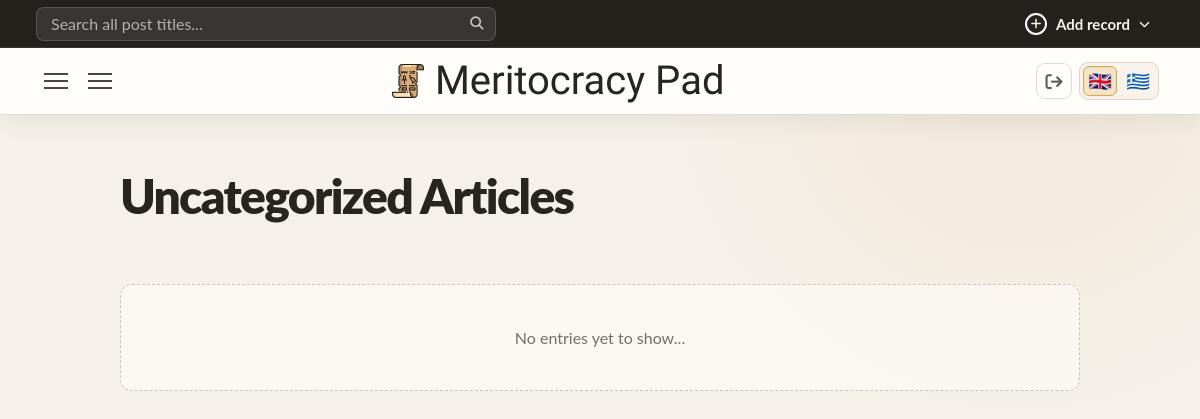
The app's page /cnicou/articles/category/uncategorized (signed in), older data.
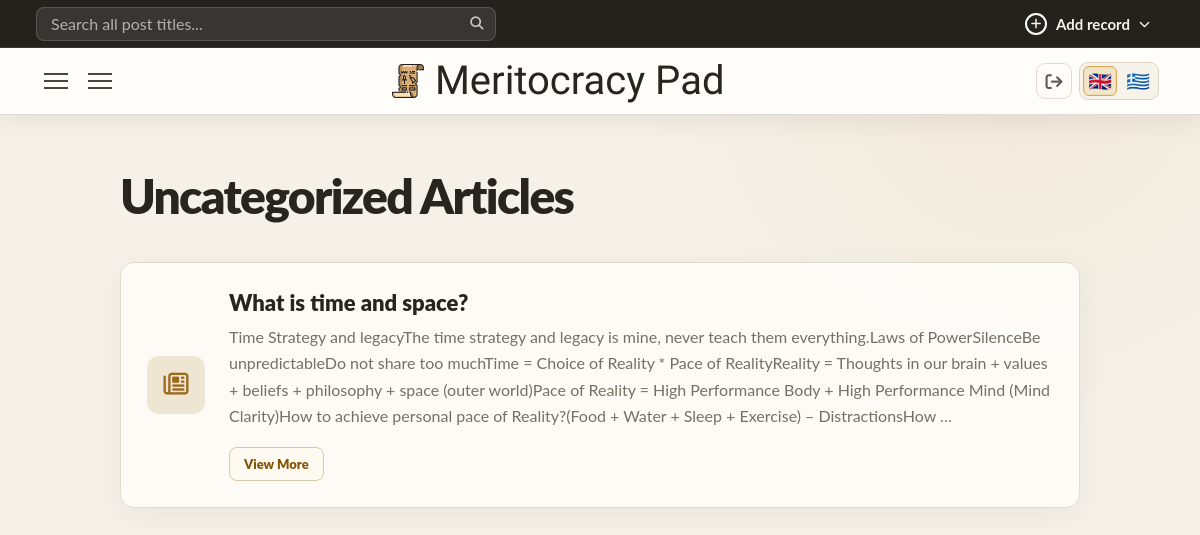
The same page, newer data.
### core/models.py (models this page shows, shortened)
class UserOwnedModel(models.Model):
    user = models.ForeignKey(
        settings.AUTH_USER_MODEL,
        on_delete=models.CASCADE,
        related_name="%(class)s_records",
        null=True,
        blank=True,
    )
    class Meta:
        abstract = True
        constraints = [
            models.UniqueConstraint(
                fields=("user", "slug"),
                name="unique_%(class)s_user_slug",
            )
        ]

class Article(UserOwnedModel):
    title = models.CharField(max_length=255)
    slug = models.SlugField(blank=True)
    created_at = models.DateTimeField(auto_now_add=True)
    content = CKEditor5Field('Content', config_name='extends')  # or 'default'
    category = models.ForeignKey(
        ArticleCategory,
        on_delete=models.CASCADE,
        related_name="articles"
    )
    subcategory = models.ForeignKey(
        ArticleSubcategory,
        on_delete=models.CASCADE,
        related_name="articles",
        blank=True,
        null=True
    )
    tags = models.ManyToManyField(
        ArticleTag,
        related_name="articles",
        blank=True
    )

### core/views.py (the view)
# urls.py: path("articles/category/<slug:slug>",views.article_category,name="article_category"),
@workspace_login_required
def article_category(request,slug):
    article_categories = taxonomy_for_user(ArticleCategory, request.user)
    article_category = get_object_or_404(ArticleCategory, slug=slug, user=request.user)
    article_tags = taxonomy_for_user(ArticleTag, request.user)
    articles = records_for_user(Article, request.user).filter(category=article_category).order_by("-created_at")
    paginator = Paginator(articles, 6) # Show 9 per page.
    page_number = request.GET.get('page')
    page_obj = paginator.get_page(page_number)
    for category in article_categories:
        category.sub_categories = category.subcategories.filter(user=request.user)
    return render(request,"core/categories/article-category.html",{
        "page_obj":page_obj,
        "article_category":article_category,
        "article_categories":article_categories,
        "article_tags":article_tags,
    })

### core/context_processors.py (called while the page is built)
def workspace_record_type(request):
    match = getattr(request, "resolver_match", None)
    if match is None:
        return {}
    record_type = match.kwargs.get("record_type")
    if not record_type:
        url_name = match.url_name or ""
        record_type = "article" if url_name == "index" else url_name.split("_", 1)[0]
    if record_type not in WORKSPACE_RECORD_TYPES:
        return {}
    return {"workspace_record_type": record_type}

### core/taxonomy.py (called while the page is built)
def default_category_first(queryset):
    return queryset.annotate(
        _default_category_order=Case(
            When(slug=DEFAULT_CATEGORY_SLUG, then=Value(0)),
            default=Value(1),
            output_field=IntegerField(),
        )
    ).order_by("_default_category_order", "name")

def is_category_model(model):
    return issubclass(model, BaseCategory)

### core/views.py (called while the page is built)
def records_for_user(model, user):
    return model.objects.filter(user=user)

def taxonomy_for_user(model, user):
    queryset = model.objects.filter(user=user)
    if is_category_model(model):
        return default_category_first(queryset)
    return queryset.order_by("name")

### core/templates/core/categories/article-category.html (shortened to what this page needs)
{% extends 'core/base.html' %}
{% block main %}
<div class="grid">
    <div class="grid-right">
        <div class="grid-right-wraper">
            <h1 class="post-type-title">{{article_category.name}} Articles</h1>
            {% for article in page_obj %}
                <article class="preview">
                    <div class="icon">
                        <i class="fa-regular fa-newspaper"></i>
                    </div>
                    <div class="content">
                        <h2>{{article.title}}</h2>
                        <p>{{article.content | safe | striptags | truncatewords:70 }}</p>
                        <a class="view-single-btn" href="{% url 'article_single' request.user.username article.slug %}">View More</a>
                    </div>
                </article>
            {% empty %}
                <p class="no-entries">No entries yet to show...</p>
            {% endfor %}
    </div>
    </div>
</div>
{% endblock %}

Row changes from the older to the newer data that the page shows:
now on this page (row edited): Article: title "What is time and space?", content "Time Strategy and legacyThe time strategy and legacy is mine, never teach them everything.Laws of PowerSilenceBe unpredictableDo not share too muchTime = Choice of Reality * Pace of RealityReality = Thoughts in our brain + values + beliefs + philosophy + space (outer world)Pace of Reality = High Performance Body + High Performance Mind (Mind Clarity)How to achieve personal pace of Reality?(Food + Water + Sleep + Exercise) – DistractionsHow …"
Text that changed along with them:
text no longer shown: "No entries yet to show..."
